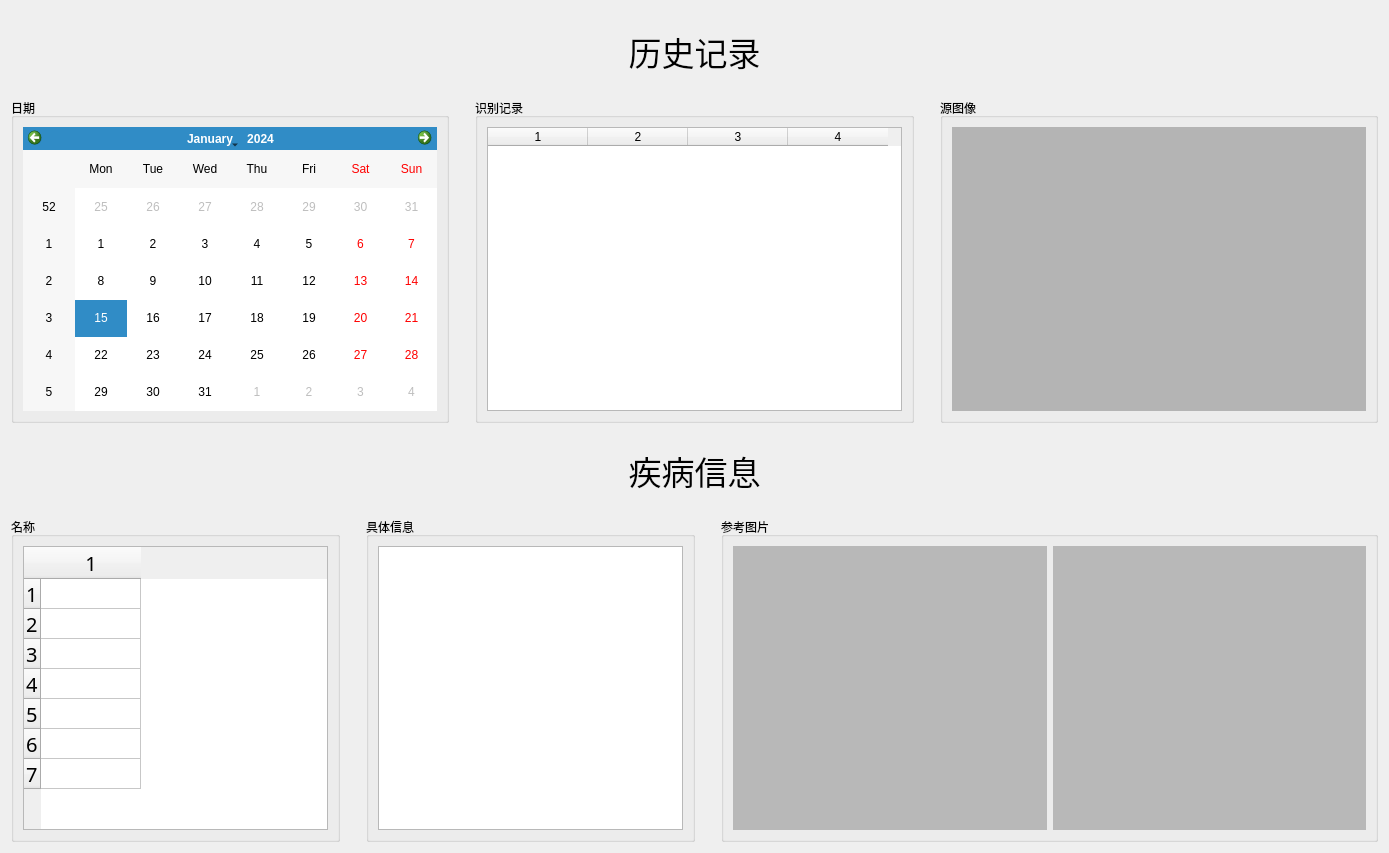
<?xml version="1.0" encoding="UTF-8"?>
<ui version="4.0">
 <class>Query</class>
 <widget class="QWidget" name="Query">
  <property name="geometry">
   <rect>
    <x>0</x>
    <y>0</y>
    <width>1389</width>
    <height>853</height>
   </rect>
  </property>
  <property name="windowTitle">
   <string>查询</string>
  </property>
  <layout class="QVBoxLayout" name="verticalLayout_7" stretch="1,4,1,4">
   <item>
    <widget class="QLabel" name="label">
     <property name="font">
      <font>
       <pointsize>25</pointsize>
      </font>
     </property>
     <property name="text">
      <string>历史记录</string>
     </property>
     <property name="alignment">
      <set>Qt::AlignCenter</set>
     </property>
    </widget>
   </item>
   <item>
    <layout class="QHBoxLayout" name="horizontalLayout" stretch="1,0,1,0,1">
     <item>
      <widget class="QGroupBox" name="groupBox">
       <property name="title">
        <string>日期</string>
       </property>
       <layout class="QVBoxLayout" name="verticalLayout">
        <item>
         <widget class="QCalendarWidget" name="calendarWidget"/>
        </item>
       </layout>
      </widget>
     </item>
     <item>
      <spacer name="horizontalSpacer">
       <property name="orientation">
        <enum>Qt::Horizontal</enum>
       </property>
       <property name="sizeType">
        <enum>QSizePolicy::Fixed</enum>
       </property>
       <property name="sizeHint" stdset="0">
        <size>
         <width>20</width>
         <height>20</height>
        </size>
       </property>
      </spacer>
     </item>
     <item>
      <widget class="QGroupBox" name="groupBox_2">
       <property name="title">
        <string>识别记录</string>
       </property>
       <layout class="QVBoxLayout" name="verticalLayout_2">
        <item>
         <widget class="QTableWidget" name="tableWidget">
          <property name="columnCount">
           <number>4</number>
          </property>
          <column/>
          <column/>
          <column/>
          <column/>
         </widget>
        </item>
       </layout>
      </widget>
     </item>
     <item>
      <spacer name="horizontalSpacer_2">
       <property name="orientation">
        <enum>Qt::Horizontal</enum>
       </property>
       <property name="sizeType">
        <enum>QSizePolicy::Fixed</enum>
       </property>
       <property name="sizeHint" stdset="0">
        <size>
         <width>20</width>
         <height>20</height>
        </size>
       </property>
      </spacer>
     </item>
     <item>
      <widget class="QGroupBox" name="groupBox_3">
       <property name="title">
        <string>源图像</string>
       </property>
       <layout class="QVBoxLayout" name="verticalLayout_3">
        <item>
         <widget class="QLabel" name="label_2">
          <property name="styleSheet">
           <string notr="true">background-color: rgb(180, 180, 180);</string>
          </property>
          <property name="text">
           <string/>
          </property>
         </widget>
        </item>
       </layout>
      </widget>
     </item>
    </layout>
   </item>
   <item>
    <widget class="QLabel" name="label_3">
     <property name="font">
      <font>
       <pointsize>25</pointsize>
      </font>
     </property>
     <property name="text">
      <string>疾病信息</string>
     </property>
     <property name="alignment">
      <set>Qt::AlignCenter</set>
     </property>
    </widget>
   </item>
   <item>
    <layout class="QHBoxLayout" name="horizontalLayout_3" stretch="1,0,1,0,2">
     <item>
      <widget class="QGroupBox" name="groupBox_4">
       <property name="title">
        <string>名称</string>
       </property>
       <layout class="QVBoxLayout" name="verticalLayout_4">
        <item>
         <widget class="QTableWidget" name="tableWidget_2">
          <property name="font">
           <font>
            <family>黑体</family>
            <pointsize>15</pointsize>
           </font>
          </property>
          <property name="rowCount">
           <number>7</number>
          </property>
          <property name="columnCount">
           <number>1</number>
          </property>
          <row/>
          <row/>
          <row/>
          <row/>
          <row/>
          <row/>
          <row/>
          <column/>
         </widget>
        </item>
       </layout>
      </widget>
     </item>
     <item>
      <spacer name="horizontalSpacer_3">
       <property name="orientation">
        <enum>Qt::Horizontal</enum>
       </property>
       <property name="sizeType">
        <enum>QSizePolicy::Fixed</enum>
       </property>
       <property name="sizeHint" stdset="0">
        <size>
         <width>20</width>
         <height>20</height>
        </size>
       </property>
      </spacer>
     </item>
     <item>
      <widget class="QGroupBox" name="groupBox_5">
       <property name="title">
        <string>具体信息</string>
       </property>
       <layout class="QVBoxLayout" name="verticalLayout_5">
        <item>
         <widget class="QTextEdit" name="textEdit">
          <property name="font">
           <font>
            <pointsize>15</pointsize>
           </font>
          </property>
         </widget>
        </item>
       </layout>
      </widget>
     </item>
     <item>
      <spacer name="horizontalSpacer_4">
       <property name="orientation">
        <enum>Qt::Horizontal</enum>
       </property>
       <property name="sizeType">
        <enum>QSizePolicy::Fixed</enum>
       </property>
       <property name="sizeHint" stdset="0">
        <size>
         <width>20</width>
         <height>20</height>
        </size>
       </property>
      </spacer>
     </item>
     <item>
      <widget class="QGroupBox" name="groupBox_6">
       <property name="title">
        <string>参考图片</string>
       </property>
       <layout class="QVBoxLayout" name="verticalLayout_6">
        <item>
         <layout class="QHBoxLayout" name="horizontalLayout_2" stretch="1,1">
          <item>
           <widget class="QLabel" name="label_5">
            <property name="styleSheet">
             <string notr="true">background-color: rgb(184, 184, 184);</string>
            </property>
            <property name="text">
             <string/>
            </property>
           </widget>
          </item>
          <item>
           <widget class="QLabel" name="label_6">
            <property name="styleSheet">
             <string notr="true">background-color: rgb(184, 184, 184);</string>
            </property>
            <property name="text">
             <string/>
            </property>
           </widget>
          </item>
         </layout>
        </item>
       </layout>
      </widget>
     </item>
    </layout>
   </item>
  </layout>
 </widget>
 <resources/>
 <connections/>
</ui>
